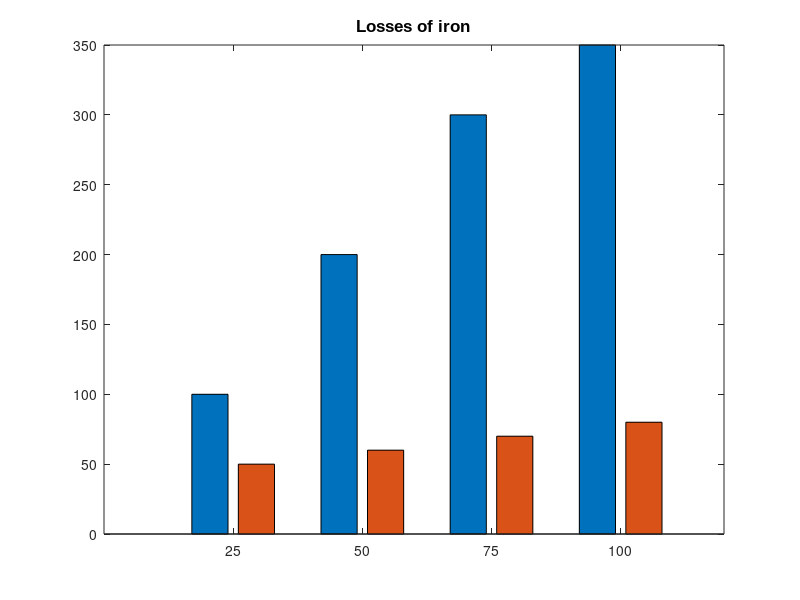

Write MATLAB code to recreate this figure. (Note: this script raises an error after producing the figure.)
% Diagramma
clc
clf
f=[25 50 75 100]'; % f [Hz]
T=[1 2 3 5;
  3 5 6 7]'; 
P=[100 200 300 350;
     50 60 70 80]'; 
figure(1);
%subplot(1,2,1);%
%b1=bar(f,P);colormap([0 0 0;1 1 1]);
b1=bar(f,P); dd=colormap(summer);
ht1=title('Losses of iron');
set(ht1,'FontSize',12,'FontName','Arial','FontWeight','bold');
%H2=plot(t(:,1),me(:,1),'r');grid;
%set(H2,'LineWidth',2);
hx1=XLABEL('f, [Hz]');
set(hx1,'FontSize',10,'FontWeight','bold');
hy1=YLABEL('Pfe, [Wt]');
set(hy1,'FontSize',10,'FontWeight','bold');
legend('2-model','1-model',2);
figure(2)
%subplot(1,2,2);
%b=bar(f,T);colormap([1 1 1; 1 0 0]); 
b=bar(f,T);colormap(cool)
%b=bar(f,T);colormap(summer)
hp2=title('Computer time');
set(hp2,'FontSize',12,'FontName','Arial','FontWeight','bold');
hx2=XLABEL('f, [Hz]');
set(hx2,'FontSize',10,'FontWeight','bold');
hy2=YLABEL('t, [c]');
set(hy2,'FontSize',10,'FontWeight','bold');
legend('1-model','2-model',2);
%figure(2)
%bar3(f,T);